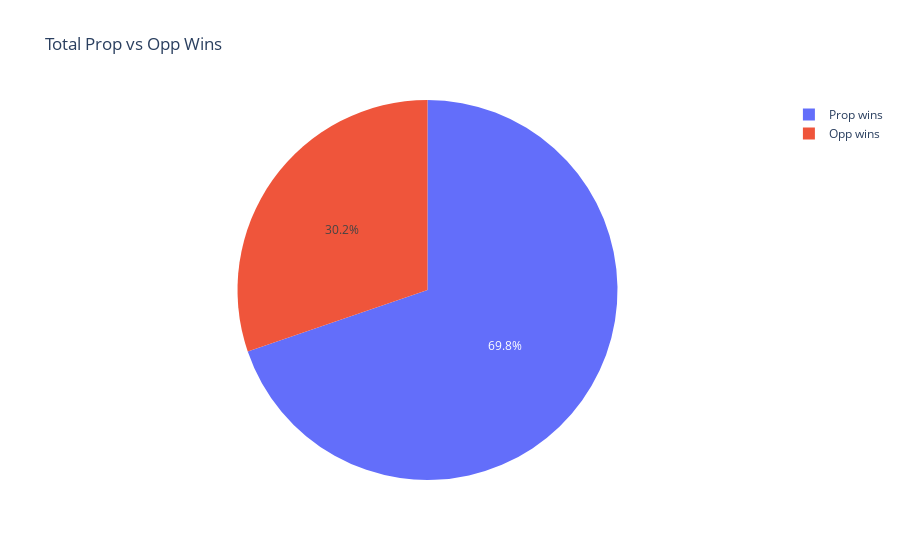

Source (notebook cell):
### Code cell
prop_wins = df_this_year['Prop wins'].sum()
opp_wins = df_this_year['Opp wins'].sum()

print(prop_wins, opp_wins)

px.pie(
    values=[prop_wins, opp_wins],
    names=['Prop wins', 'Opp wins'],
    title='Total Prop vs Opp Wins',
).show()

### Figure 1 — Plotly figure (JSON) as saved in the notebook; plotly's stock layout.template omitted (floating-point values rounded to 4 significant figures)
{"data": [{"domain": {"x": [0, 1], "y": [0, 1]}, "hovertemplate": "label=%{label}<br>value=%{value}<extra></extra>", "labels": ["Prop wins", "Opp wins"], "legendgroup": "", "name": "", "showlegend": true, "type": "pie", "values": [196.0, 85.0]}], "layout": {"legend": {"tracegroupgap": 0}, "title": {"text": "Total Prop vs Opp Wins"}}}
